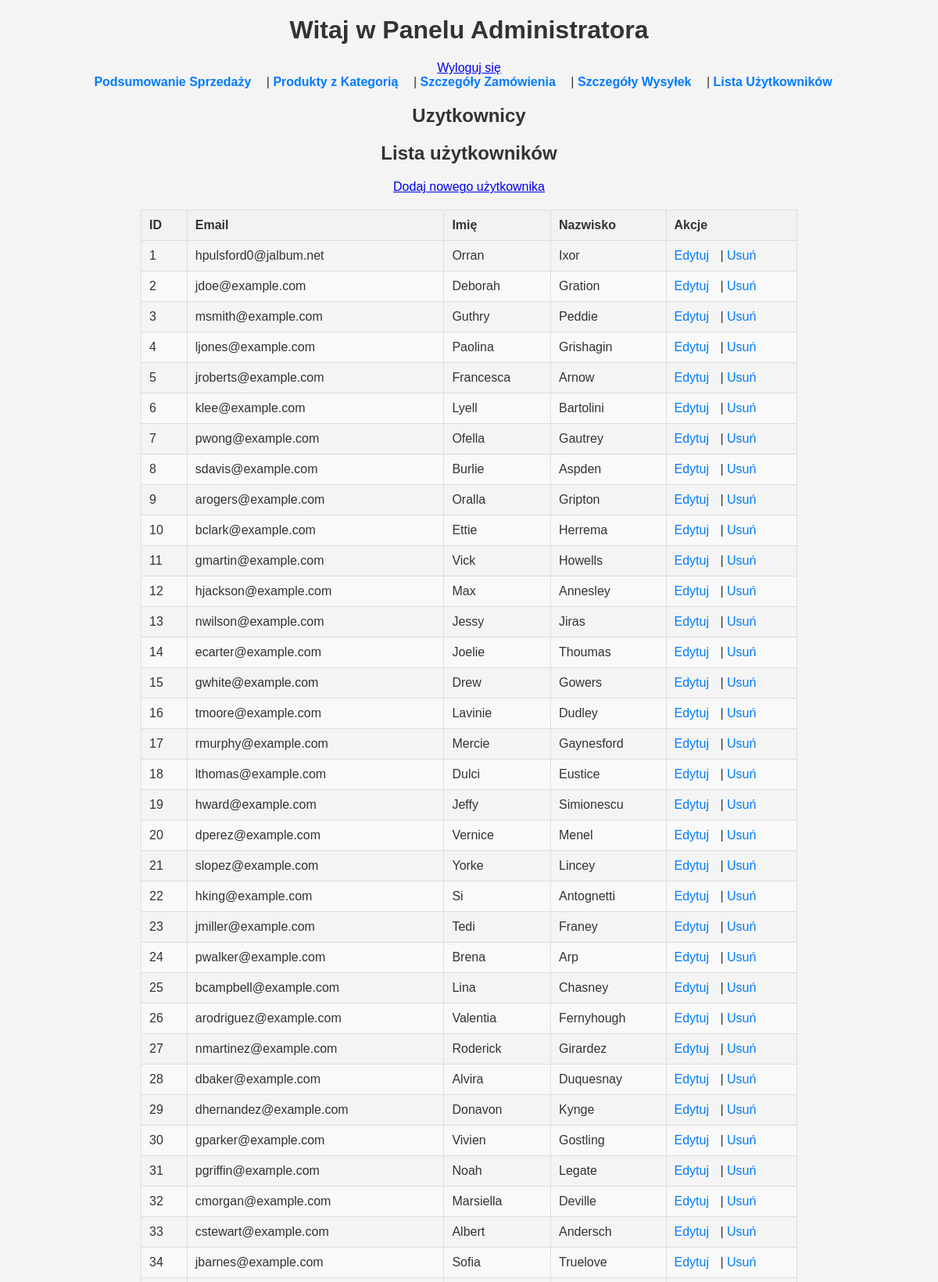
The page /strona-internetowa/dashboard.php?view=uzytkownicy (signed in, upper part) on the database its author committed.
### tables this page shows
CREATE TABLE `logowanie` (
  `id_logowania` int(11) NOT NULL,
  `id_klienta` int(11) NOT NULL,
  `email` varchar(255) NOT NULL,
  `hashed_password` varchar(225) NOT NULL,
  `role` varchar(20) NOT NULL DEFAULT 'user'
);

CREATE TABLE `klient` (
  `id_klienta` int(11) NOT NULL,
  `imie` varchar(50) NOT NULL,
  `nazwisko` varchar(50) NOT NULL,
  `telefon` varchar(30) NOT NULL,
  `miejscowosc` varchar(50) NOT NULL,
  `ulica` varchar(50) NOT NULL,
  `nr_mieszkania` varchar(50) NOT NULL,
  `kod_pocztowy` varchar(12) DEFAULT NULL
);

### strona-internetowa/dashboard.php (the view, shortened to what this page needs)
<?php
require_once 'db.php';
$view = isset($_GET['view']) ? $_GET['view'] : 'podsumowanie_sprzedazy';
switch ($view) {
    case 'uzytkownicy':
        $stmt = $pdo->query("SELECT k.id_klienta, k.imie, k.nazwisko, l.email FROM klient k
                             JOIN logowanie l ON k.id_klienta = l.id_klienta");
        $clients = $stmt->fetchAll(PDO::FETCH_ASSOC);
        break;
}
?>
<!DOCTYPE html>
<html lang="pl">
<head>
</head>
<body>
    <h1>Witaj w Panelu Administratora</h1>
    <a href="logout.php">Wyloguj się</a>
    <link rel="stylesheet" href="dashboard.css">
    <div>
        <a href="?view=podsumowanie_sprzedazy">Podsumowanie Sprzedaży</a> |
        <a href="?view=produkty_z_kategoria">Produkty z Kategorią</a> |
        <a href="?view=szczegoly_zamowienia">Szczegóły Zamówienia</a> |
        <a href="?view=szczegoly_wysylek">Szczegóły Wysyłek</a> |
        <a href="?view=uzytkownicy">Lista Użytkowników</a>
    </div>
    <h2><?php echo ucfirst(str_replace('_', ' ', $view)); ?></h2>
    <?php if ($view == 'uzytkownicy'): ?>
        <h2>Lista użytkowników</h2>
        <a href="add_user.php">Dodaj nowego użytkownika</a>
        <table border="1">
            <thead>
                <tr>
                    <th>ID</th>
                    <th>Email</th>
                    <th>Imię</th>
                    <th>Nazwisko</th>
                    <th>Akcje</th>
                </tr>
            </thead>
            <tbody>
                <?php foreach ($clients as $client): ?>
                <tr>
                    <td><?= $client['id_klienta'] ?></td>
                    <td><?= $client['email'] ?></td>
                    <td><?= $client['imie'] ?></td>
                    <td><?= $client['nazwisko'] ?></td>
                    <td>
                        <a href="edit_user.php?id=<?= $client['id_klienta'] ?>">Edytuj</a> |
                        <a href="delete_user.php?id=<?= $client['id_klienta'] ?>" onclick="return confirm('Czy na pewno chcesz usunąć tego użytkownika?')">Usuń</a>
                    </td>
                </tr>
                <?php endforeach; ?>
            </tbody>
        </table>
    <?php endif; ?>
</body>
</html>

### strona-internetowa/dashboard.css (style rules this page uses)
body { font-family: Arial, sans-serif; background-color: #f4f4f4; color: #333; margin: 0; padding: 0; text-align:center; }
h1, h2 { color: #333; }
h1 { font-size: 2em; text-align: center; margin-top: 20px; }
h2 { font-size: 1.5em; margin: 20px; }
div a { text-decoration: none; color: #007bff; font-weight: bold; margin-right: 15px; }
table { width: 70%; border-collapse: collapse; margin: 20px auto; }
table, th, td { border: 1px solid #ddd; }
th, td { padding: 10px; text-align: left; }
th { background-color: #f2f2f2; }
tr:nth-child(even) { background-color: #f9f9f9; }
table tbody tr td a { margin-right: 10px; text-decoration: none; color: #007bff; }

### rows shown on the page
logowanie: id_klienta.id_klienta "1", email "hpulsford0@jalbum.net", id_klienta.imie "Orran", id_klienta.nazwisko "Ixor"
logowanie: id_klienta.id_klienta "2", email "jdoe@example.com", id_klienta.imie "Deborah", id_klienta.nazwisko "Gration"
logowanie: id_klienta.id_klienta "3", email "msmith@example.com", id_klienta.imie "Guthry", id_klienta.nazwisko "Peddie"
logowanie: id_klienta.id_klienta "4", email "ljones@example.com", id_klienta.imie "Paolina", id_klienta.nazwisko "Grishagin"
logowanie: id_klienta.id_klienta "5", email "jroberts@example.com", id_klienta.imie "Francesca", id_klienta.nazwisko "Arnow"
logowanie: id_klienta.id_klienta "6", email "klee@example.com", id_klienta.imie "Lyell", id_klienta.nazwisko "Bartolini"
logowanie: id_klienta.id_klienta "7", email "pwong@example.com", id_klienta.imie "Ofella", id_klienta.nazwisko "Gautrey"
logowanie: id_klienta.id_klienta "8", email "sdavis@example.com", id_klienta.imie "Burlie", id_klienta.nazwisko "Aspden"
logowanie: id_klienta.id_klienta "9", email "arogers@example.com", id_klienta.imie "Oralla", id_klienta.nazwisko "Gripton"
logowanie: id_klienta.id_klienta "10", email "bclark@example.com", id_klienta.imie "Ettie", id_klienta.nazwisko "Herrema"
logowanie: id_klienta.id_klienta "11", email "gmartin@example.com", id_klienta.imie "Vick", id_klienta.nazwisko "Howells"
logowanie: id_klienta.id_klienta "12", email "hjackson@example.com", id_klienta.imie "Max", id_klienta.nazwisko "Annesley"
logowanie: id_klienta.id_klienta "13", email "nwilson@example.com", id_klienta.imie "Jessy", id_klienta.nazwisko "Jiras"
logowanie: id_klienta.id_klienta "14", email "ecarter@example.com", id_klienta.imie "Joelie", id_klienta.nazwisko "Thoumas"
logowanie: id_klienta.id_klienta "15", email "gwhite@example.com", id_klienta.imie "Drew", id_klienta.nazwisko "Gowers"
logowanie: id_klienta.id_klienta "16", email "tmoore@example.com", id_klienta.imie "Lavinie", id_klienta.nazwisko "Dudley"
logowanie: id_klienta.id_klienta "17", email "rmurphy@example.com", id_klienta.imie "Mercie", id_klienta.nazwisko "Gaynesford"
logowanie: id_klienta.id_klienta "18", email "lthomas@example.com", id_klienta.imie "Dulci", id_klienta.nazwisko "Eustice"
logowanie: id_klienta.id_klienta "19", email "hward@example.com", id_klienta.imie "Jeffy", id_klienta.nazwisko "Simionescu"
logowanie: id_klienta.id_klienta "20", email "dperez@example.com", id_klienta.imie "Vernice", id_klienta.nazwisko "Menel"
logowanie: id_klienta.id_klienta "21", email "slopez@example.com", id_klienta.imie "Yorke", id_klienta.nazwisko "Lincey"
logowanie: id_klienta.id_klienta "22", email "hking@example.com", id_klienta.imie "Si", id_klienta.nazwisko "Antognetti"
logowanie: id_klienta.id_klienta "23", email "jmiller@example.com", id_klienta.imie "Tedi", id_klienta.nazwisko "Franey"
logowanie: id_klienta.id_klienta "24", email "pwalker@example.com", id_klienta.imie "Brena", id_klienta.nazwisko "Arp"
logowanie: id_klienta.id_klienta "25", email "bcampbell@example.com", id_klienta.imie "Lina", id_klienta.nazwisko "Chasney"
logowanie: id_klienta.id_klienta "26", email "arodriguez@example.com", id_klienta.imie "Valentia", id_klienta.nazwisko "Fernyhough"
logowanie: id_klienta.id_klienta "27", email "nmartinez@example.com", id_klienta.imie "Roderick", id_klienta.nazwisko "Girardez"
logowanie: id_klienta.id_klienta "28", email "dbaker@example.com", id_klienta.imie "Alvira", id_klienta.nazwisko "Duquesnay"
logowanie: id_klienta.id_klienta "29", email "dhernandez@example.com", id_klienta.imie "Donavon", id_klienta.nazwisko "Kynge"
logowanie: id_klienta.id_klienta "30", email "gparker@example.com", id_klienta.imie "Vivien", id_klienta.nazwisko "Gostling"
logowanie: id_klienta.id_klienta "31", email "pgriffin@example.com", id_klienta.imie "Noah", id_klienta.nazwisko "Legate"
logowanie: id_klienta.id_klienta "32", email "cmorgan@example.com", id_klienta.imie "Marsiella", id_klienta.nazwisko "Deville"
logowanie: id_klienta.id_klienta "33", email "cstewart@example.com", id_klienta.imie "Albert", id_klienta.nazwisko "Andersch"
logowanie: id_klienta.id_klienta "34", email "jbarnes@example.com", id_klienta.imie "Sofia", id_klienta.nazwisko "Truelove"

### other values the page prints
str_replace('_', ' ', $view) "Uzytkownicy"
